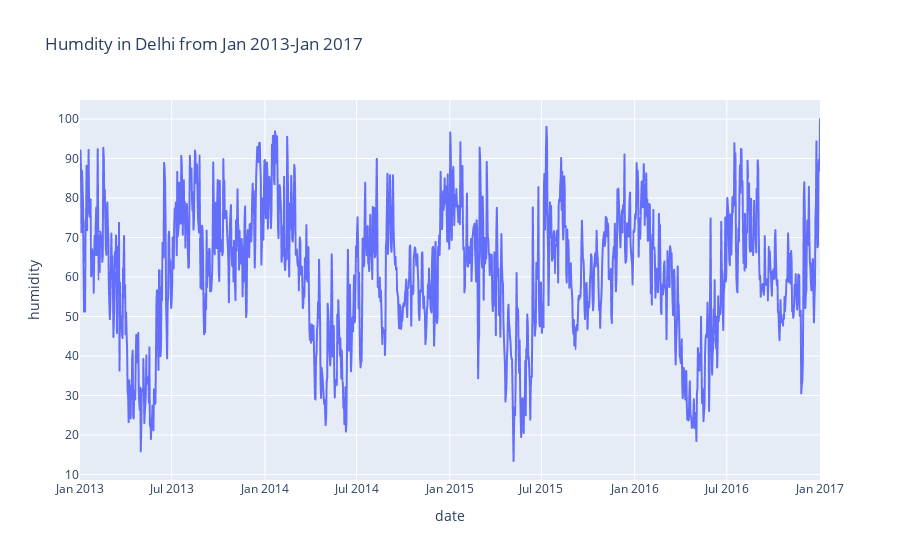

Here is the notebook cell this chart was saved with:
### Markdown cell above
Create a figure showing the Humdity in Delhi from Jan 2013-Jan 2017.

### Code cell
figure = px.line(data, x="date", 
                 y="humidity", 
                 title='Humdity in Delhi from Jan 2013-Jan 2017')
figure.show()

### Figure 1 — Plotly figure (JSON) as saved in the notebook; plotly's stock layout.template omitted (floating-point values rounded to 4 significant figures; data arrays with more than 128 entries replaced by an {"elided": "..."} marker saying what was removed)
{"data": [{"hovertemplate": "date=%{x}<br>humidity=%{y}<extra></extra>", "legendgroup": "", "line": {"color": "#636efa", "dash": "solid"}, "marker": {"symbol": "circle"}, "mode": "lines", "name": "", "showlegend": false, "type": "scattergl", "x": {"elided": "1462 str values"}, "xaxis": "x", "y": {"elided": "1462 float values"}, "yaxis": "y"}], "layout": {"legend": {"tracegroupgap": 0}, "title": {"text": "Humdity in Delhi from Jan 2013-Jan 2017"}, "xaxis": {"anchor": "y", "domain": [0, 1], "title": {"text": "date"}}, "yaxis": {"anchor": "x", "domain": [0, 1], "title": {"text": "humidity"}}}}
